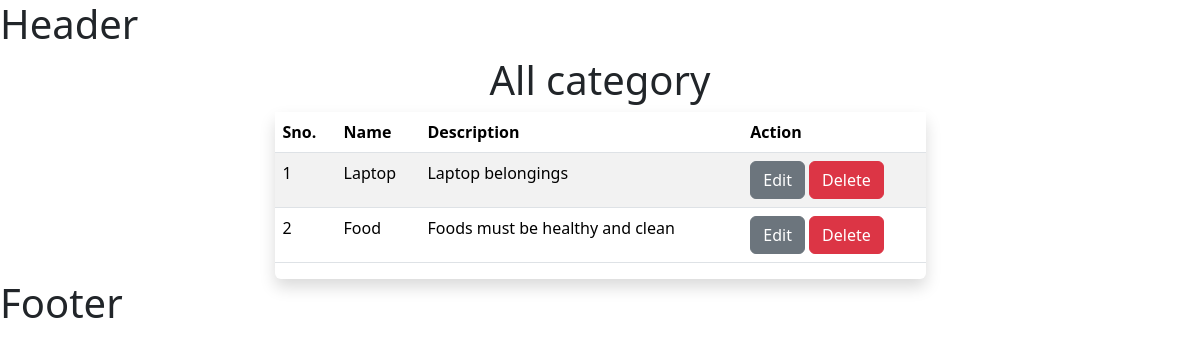
The page /allcategory on the database as committed earlier.
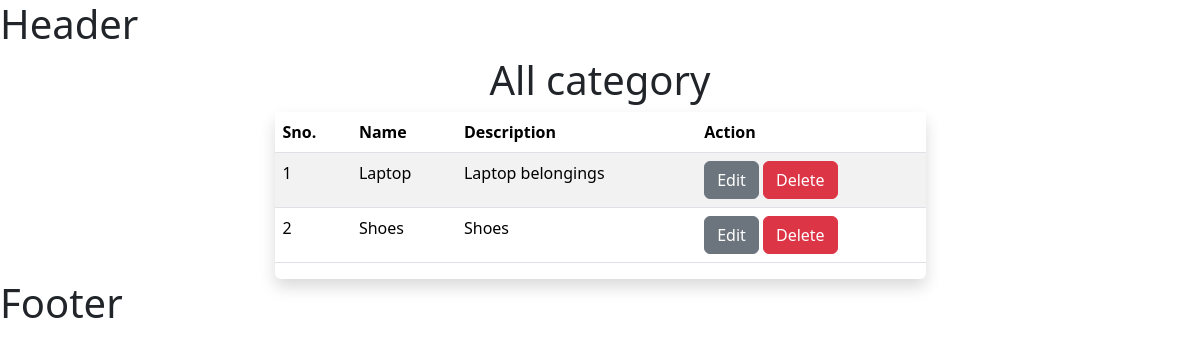
The same page on the database as committed later.
### products/models.py (models this page shows, shortened)
class Setting(models.Model):
  title=models.CharField(max_length=200)
  favicon=models.CharField(max_length=500)
  logo=models.CharField(max_length=500)
  contact=models.IntegerField()
  email=models.EmailField(max_length=200)
  address=models.CharField(max_length=200)
  description=models.CharField(max_length=1000,null=True,blank=True)
  created_at=models.DateTimeField(auto_now_add=True)

class Category(models.Model):
  name=models.CharField(max_length=200,null=True)
  description=models.TextField(max_length=1000,blank=True)
  created_at=models.DateTimeField(auto_now_add=True,null=True)

### products/views.py (the view)
# urls.py: path('allcategory',allCategory),
def allCategory(request):
    context={
        'category':Category.objects.all()
    }
    return render(request,'pages/allcategory.html',context)

### products/general.py (called while the page is built)
def setting(request):
  data=Setting.objects.all()  # get all  from settings
  context={
    'data':data  # pass data to template
  }
  return context

### products/templates/pages/allcategory.html (shortened to what this page needs)
{% extends "layout.html" %}
{% block main-content %}
    <div class="container">
      <h1 class="text-center">All category</h1>
      <div class="d-flex justify-content-center">
        <div class="col-md-7 rounded shadow">
          <table class="table table-border table-striped">
            <thead>
              <tr>
              <th>Sno.</th>
              <th>Name</th>
              <th>Description</th>
              <th>Action</th>
              </tr>
            </thead>
            <tbody>
              {% for data in category %}
              <tr>
                <td>{{forloop.counter}}</td>
                <td>{{data.name}}</td>
                <td>{{data.description}}</td>
                <td>
                  <a href=""><button class="btn btn-secondary">Edit</button></a>
                  <a href="/deletecategory/{{data.id}}" onclick="return confirm('Are you sure you want to delete')"><button class="btn btn-danger">Delete</button></a>
                </td>
              </tr>
              {% endfor %}
            </tbody>
          </table>
        </div>
      </div>
      </div>
{% endblock  %}

### templates/layout.html (shortened to what this page needs)
<!DOCTYPE html>
<html lang="en">
  {% for d in data %}
  <head>
    <link
      href="https://cdn.jsdelivr.net/npm/bootstrap@5.3.3/dist/css/bootstrap.min.css"
      rel="stylesheet"
    />
  </head>
  <body>
    <header>
      <h1>Header</h1>
    </header>
    {% block main-content %} {% endblock %}
    <footer>
      <h1>Footer</h1>
    </footer>
  </body>
  {% endfor %}
</html>

Rows that differ between the two databases and show on the page:
removed Category: name "Food", description "Foods must be healthy and clean"
added Category: name "Shoes", description "Shoes"
